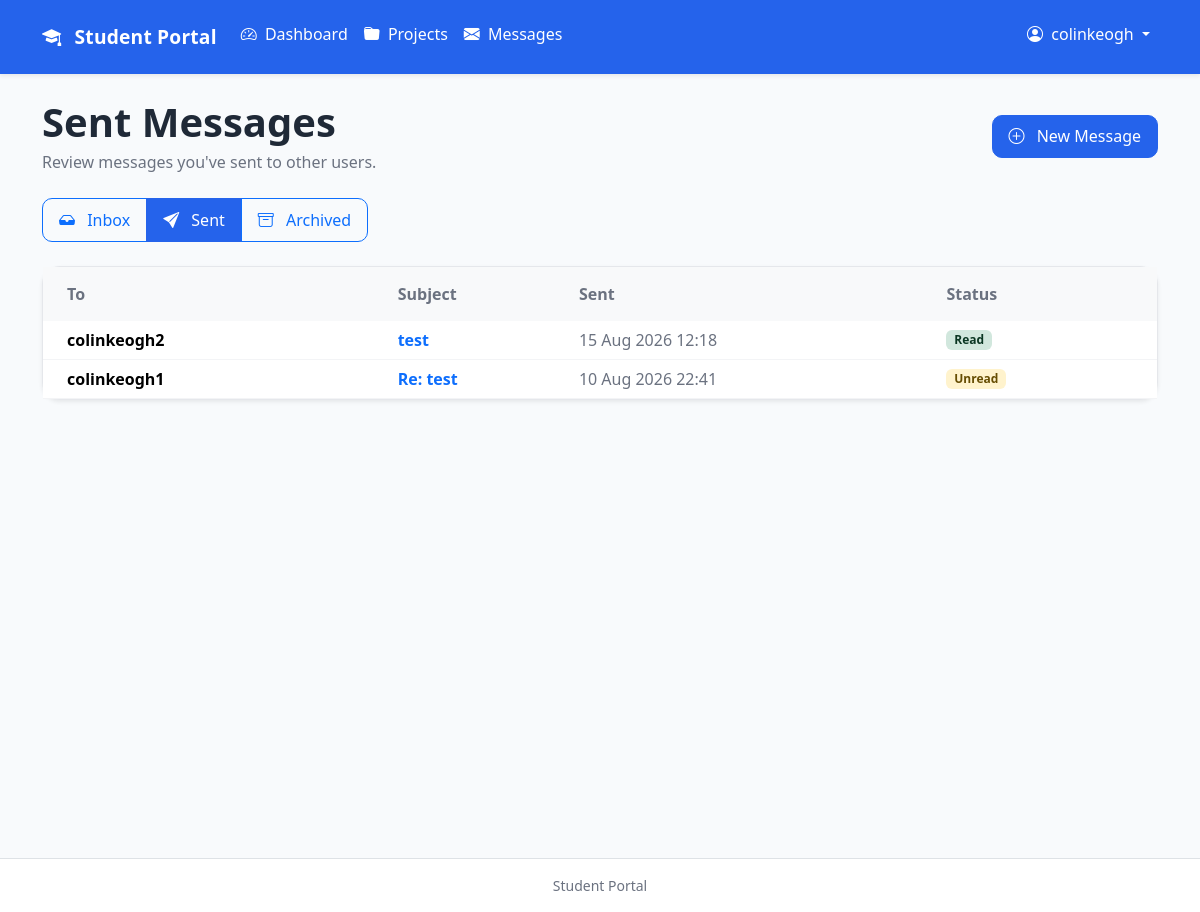
Page /messaging/sent/ (signed in) on the committed database.
### accounts/models.py (models this page shows)
class CustomUser(AbstractUser):
    phone_number = models.CharField(
        max_length=20,
        blank=True,
    )
    address = models.TextField(
        blank=True,
    )

### messaging/models.py (models this page shows, shortened)
class Message(models.Model):
    sender = models.ForeignKey(
        settings.AUTH_USER_MODEL,
        on_delete=models.CASCADE,
        related_name="sent_messages",
    )
    recipient = models.ForeignKey(
        settings.AUTH_USER_MODEL,
        on_delete=models.CASCADE,
        related_name="received_messages",
    )
    subject = models.CharField(
        max_length=200,
    )
    body = models.TextField()
    sent_at = models.DateTimeField(
        auto_now_add=True,
    )
    is_read = models.BooleanField(
        default=False,
    )
    is_archived = models.BooleanField(
        default=False,
    )
    class Meta:
        ordering = ["-sent_at"]

### messaging/views.py (the view)
@login_required
def sent_messages(request):
    sent_messages = Message.objects.filter(
        sender=request.user,
    )
    return render(
        request,
        "messaging/sent_messages.html",
        {
            "sent_messages": sent_messages,
        },
    )

### messaging/templates/messaging/sent_messages.html (shortened to what this page needs)
{% extends "base.html" %}
{% block content %}
<div class="container-fluid px-0">
    <div class="d-flex flex-column flex-md-row justify-content-between align-items-md-center gap-3 mb-4">
        <div>
            <h1 class="mb-1 fw-semibold">
                Sent Messages
            </h1>
            <p class="text-muted mb-0">
                Review messages you've sent to other users.
            </p>
        </div>
        <a
            href="{% url 'messaging:new' %}"
            class="btn btn-primary">
            <i class="bi bi-plus-circle me-2"></i>
            New Message
        </a>
    </div>
    <div class="mb-4">
        <div class="btn-group" role="group">
            <a
                href="{% url 'messaging:inbox' %}"
                class="btn btn-outline-primary">
                <i class="bi bi-inbox-fill me-2"></i>
                Inbox
            </a>
            <a
                href="{% url 'messaging:sent' %}"
                class="btn btn-primary">
                <i class="bi bi-send-fill me-2"></i>
                Sent
            </a>
            <a
                href="{% url 'messaging:archived' %}"
                class="btn btn-outline-primary">
                <i class="bi bi-archive me-2"></i>
                Archived
            </a>
        </div>
    </div>
    {% if sent_messages %}
        <div class="card shadow-sm">
            <div class="table-responsive">
                <table class="table table-hover align-middle mb-0">
                    <thead class="table-light">
                        <tr>
                            <th class="px-4 py-3">
                                To
                            </th>
                            <th class="py-3">
                                Subject
                            </th>
                            <th class="py-3">
                                Sent
                            </th>
                            <th class="py-3 pe-4">
                                Status
                            </th>
                        </tr>
                    </thead>
                    <tbody>
                        {% for message in sent_messages %}
                            <tr>
                                <td class="px-4">
                                    <span class="fw-semibold">
                                        {{ message.recipient.username }}
                                    </span>
                                </td>
                                <td>
                                    <a
                                        href="{% url 'messaging:detail' message.pk %}"
                                        class="text-decoration-none fw-semibold">
                                        {{ message.subject }}
                                    </a>
                                </td>
                                <td class="text-muted">
                                    {{ message.sent_at|date:"d M Y H:i" }}
                                </td>
                                <td class="pe-4">
                                    {% if message.is_read %}
                                        <span class="badge bg-success-subtle text-success-emphasis">
                                            Read
                                        </span>
                                    {% else %}
                                        <span class="badge bg-warning-subtle text-warning-emphasis">
                                            Unread
                                        </span>
                                    {% endif %}
                                </td>
                            </tr>
                        {% endfor %}
                    </tbody>
                </table>
            </div>
        </div>
    {% endif %}
</div>
{% endblock %}

### templates/base.html (shortened to what this page needs)
{% load static %}
<link
    href="https://cdn.jsdelivr.net/npm/bootstrap@5.3.3/dist/css/bootstrap.min.css"
    rel="stylesheet">
<link
    href="https://cdn.jsdelivr.net/npm/bootstrap-icons@1.11.3/font/bootstrap-icons.css"
    rel="stylesheet">
<link
    rel="stylesheet"
    href="{% static 'css/style.css' %}">
<nav class="navbar navbar-expand-lg bg-primary shadow-sm">
    <div class="container">
        <a
            class="navbar-brand fw-semibold text-white"
            href="{% url 'dashboard:home' %}">
            <i class="bi bi-mortarboard-fill me-2 text-white"></i>
            Student Portal
        </a>
        <div
            class="collapse navbar-collapse"
            id="navbarNav">
            {% if user.is_authenticated %}
                <ul class="navbar-nav me-auto">
                    <li class="nav-item">
                        <a
                            class="nav-link text-white"
                            href="{% url 'dashboard:home' %}">
                            <i class="bi bi-speedometer2 me-1 text-white"></i>
                            Dashboard
                        </a>
                    </li>
                    <li class="nav-item">
                        <a
                            class="nav-link text-white"
                            href="{% url 'projects:list' %}">
                            <i class="bi bi-folder-fill me-1 text-white"></i>
                            Projects
                        </a>
                    </li>
                    <li class="nav-item">
                        <a
                            class="nav-link text-white"
                            href="{% url 'messaging:inbox' %}">
                            <i class="bi bi-envelope-fill me-1 text-white"></i>
                            Messages
                        </a>
                    </li>
                </ul>
                <ul class="navbar-nav ms-auto">
                    <li class="nav-item dropdown">
                        <a
                            class="nav-link dropdown-toggle text-white"
                            href="#"
                            id="accountDropdown"
                            role="button"
                            data-bs-toggle="dropdown"
                            aria-expanded="false">
                            <i class="bi bi-person-circle me-1 text-white"></i>
                            {{ user.username }}
                        </a>
                    </li>
                </ul>
            {% endif %}
        </div>
    </div>
</nav>
<main class="container py-4">
    {% block content %}
    {% endblock %}
</main>
<footer class="border-top bg-white py-3 mt-5">
    <div class="container text-center">
        <small class="text-muted">
            Student Portal
        </small>
    </div>
</footer>

### static/css/style.css (style rules this page uses)
.navbar { min-height: 64px; background: var(--primary) !important; box-shadow: 0 2px 12px rgba(0,0,0,.08); }
.navbar-brand { font-size: 1.2rem; font-weight: 600; letter-spacing: .2px; }
.nav-link { color: var(--text-muted); border-radius: 12px; padding: .85rem 1rem; margin-bottom: .45rem; transition: all .25s ease; font-weight: 500; }
.nav-link i { margin-right: .7rem; }
main { min-height: calc(100vh - 64px); }
.text-muted { color: var(--text-muted) !important; }
.card { background: white; border: 1px solid var(--border); border-radius: 18px; box-shadow: 0 4px 12px rgba(0,0,0,.05); transition: transform .25s, box-shadow .25s, border-color .25s; }
.table { margin-bottom: 0; background: white; }
.table thead { background: #f9fafb; }
.table th { border: none; color: var(--text-muted); font-weight: 600; }
.table td { border-color: #f3f4f6; vertical-align: middle; }
.btn { border-radius: 10px; padding: .55rem 1rem; font-weight: 500; }
.btn-primary { background: var(--primary); border-color: var(--primary); }

### rows in the picture
CustomUser: username "colinkeogh"
Message: recipient.username "colinkeogh2", subject "test", sent_at "15 Aug 2026 12:18", is_read "Read"
Message: recipient.username "colinkeogh1", subject "Re: test", sent_at "10 Aug 2026 22:41", is_read "Unread"
